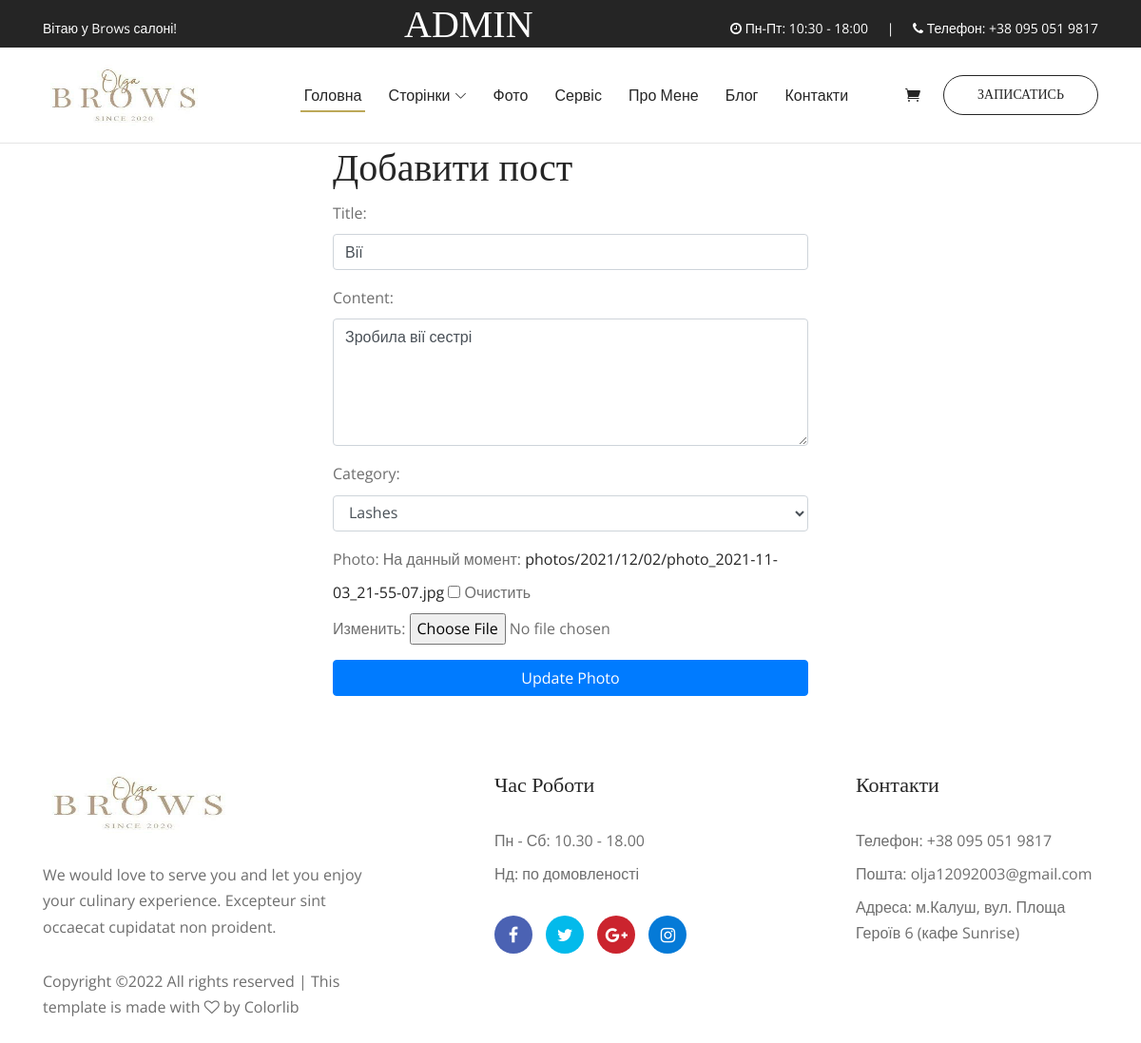
Screenshot of /photo/8e08f65c-5398-11ec-9721-d1425bde2f86/update/ with the database file from the repository.
### blog/models.py (models this page shows, shortened)
class WorkPhotos(models.Model):
    title = models.CharField(max_length=255)
    content = models.TextField(blank=True)
    slug = models.SlugField(max_length=255, verbose_name='Url', unique=True, default=uuid.uuid1)
    created_at = models.DateTimeField(auto_now_add=True, verbose_name='Опубликовано')
    photo = models.ImageField(upload_to='photos/%Y/%m/%d/', blank=True)
    category = models.ForeignKey(CategoryPhoto, on_delete=models.PROTECT, related_name='workphotos')
    class Meta:
        verbose_name = 'Фото'
        verbose_name_plural = 'Фото'
        ordering = ['-created_at']

class CategoryPhoto(models.Model):
    title = models.CharField(max_length=255)
    slug = models.SlugField(max_length=255, verbose_name='Url', unique=True)
    def __str__(self):
        return self.title
    class Meta:
        verbose_name = 'Категорія фото'
        verbose_name_plural = 'Категорії фото'
        ordering = ['title']

### blog/views.py (the view)
# urls.py: path('photo/<str:slug>/update/', PhotoUpdate.as_view(), name='photo_update'),
class PhotoUpdate(UpdateView):
    model = WorkPhotos
    template_name = "blog/update_photo.html"
    form_class = PhotoForm
    success_url = reverse_lazy('portfolio')

### blog/forms.py (shortened to what this page needs)
class PhotoForm(forms.ModelForm):
    class Meta:
        model = WorkPhotos
        fields = ['title', 'content', 'category', 'photo', ]
        widgets = {
            'title': forms.TextInput(attrs={"class": "form-control"}),
            'content': forms.Textarea(attrs={"class": "form-control", "rows": 5}),
            'category': forms.Select(attrs={"class": "form-control"}),
        }

### blog/templates/blog/update_photo.html (shortened to what this page needs)
{% extends 'base.html' %}
{% load static %}
{% block content %}
<div style="width: 500px;margin: auto;">
    <h1>Добавити пост</h1>
    <form action="{% url 'photo_update' workphotos.slug %}" method="post" enctype="multipart/form-data">
    {{ form.as_p}}
    <button type="submit" class="btn btn-primary btn-block">Update Photo</button>
    </form>
</div>
{% endblock %}

### brows_site/static/style.css (style rules this page uses)
* { margin: 0; padding: 0; }
body { font-family: "Open Sans", sans-serif; font-weight: 400; font-size: 16px; position: relative; z-index: auto; }
h1, h2, h3, h4, h5, h6 { font-family: "Playfair Display", serif; color: #252525; line-height: 1.3; font-weight: 400; }
a, a:active, a:focus, a:hover { color: #252525; text-decoration: none; -webkit-transition-duration: 500ms; -o-transition-duration: 500ms; transition-duration: 500ms; outline: none; font-weight: 400; }
p { line-height: 1.7; color: #6e6e6e; font-size: 16px; font-weight: 400; }

### rows the page displays
WorkPhotos: title "Вії", content "Зробила вії сестрі", category "Lashes"
